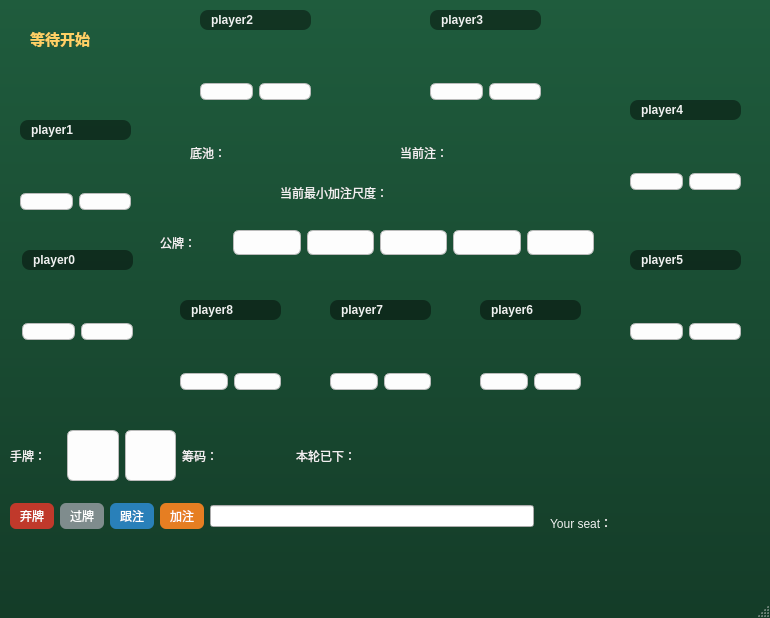
<?xml version="1.0" encoding="UTF-8"?>
<ui version="4.0">
 <class>MainWindow</class>
 <widget class="QMainWindow" name="MainWindow">
  <property name="geometry">
   <rect>
    <x>0</x>
    <y>0</y>
    <width>770</width>
    <height>618</height>
   </rect>
  </property>
  <property name="windowTitle">
   <string>MainWindow</string>
  </property>
  <property name="styleSheet">
   <string notr="true">QMainWindow {
    background: qlineargradient(x1:0, y1:0, x2:0, y2:1, stop:0 #1f5c3d, stop:1 #143c28);
}
QLabel {
    color: #f0f0f0;
}
QLabel#info {
    font-size: 15px;
    font-weight: bold;
    color: #ffd166;
}
QLabel#seat0, QLabel#seat1, QLabel#seat2, QLabel#seat3, QLabel#seat4,
QLabel#seat5, QLabel#seat6, QLabel#seat7, QLabel#seat8 {
    background-color: rgba(0, 0, 0, 110);
    border-radius: 8px;
    padding: 3px 8px;
    font-weight: bold;
}
QLabel#b0, QLabel#b1, QLabel#b2, QLabel#b3, QLabel#b4,
QLabel#hole1, QLabel#hole2,
QLabel#h0a, QLabel#h0b, QLabel#h1a, QLabel#h1b, QLabel#h2a, QLabel#h2b,
QLabel#h3a, QLabel#h3b, QLabel#h4a, QLabel#h4b, QLabel#h5a, QLabel#h5b,
QLabel#h6a, QLabel#h6b, QLabel#h7a, QLabel#h7b, QLabel#h8a, QLabel#h8b {
    background-color: #fdfdfd;
    color: #222222;
    border: 1px solid #bbbbbb;
    border-radius: 6px;
    font-weight: bold;
    qproperty-alignment: AlignCenter;
}
QLabel#handrank0, QLabel#handrank1, QLabel#handrank2, QLabel#handrank3,
QLabel#handrank4, QLabel#handrank5, QLabel#handrank6, QLabel#handrank7,
QLabel#handrank8 {
    color: #ffd166;
    font-weight: bold;
}
QLabel#mySeat, QLabel#potNum, QLabel#curNum, QLabel#myChips, QLabel#myBet {
    color: #ffd166;
    font-weight: bold;
}
QPushButton#fold {
    background-color: #c0392b; color: white; border-radius: 6px; padding: 4px 10px;
}
QPushButton#fold:hover { background-color: #e74c3c; }
QPushButton#check {
    background-color: #7f8c8d; color: white; border-radius: 6px; padding: 4px 10px;
}
QPushButton#check:hover { background-color: #95a5a6; }
QPushButton#call {
    background-color: #2980b9; color: white; border-radius: 6px; padding: 4px 10px;
}
QPushButton#call:hover { background-color: #3498db; }
QPushButton#raise {
    background-color: #e67e22; color: white; border-radius: 6px; padding: 4px 10px;
}
QPushButton#raise:hover { background-color: #f39c12; }
QPushButton:disabled {
    background-color: #555555; color: #999999;
}
QSpinBox#raiseTo {
    background-color: #ffffff; border-radius: 4px; padding: 2px;
}</string>
  </property>
  <widget class="QWidget" name="centralwidget">
   <widget class="QLabel" name="info">
    <property name="geometry">
     <rect>
      <x>30</x>
      <y>30</y>
      <width>67</width>
      <height>17</height>
     </rect>
    </property>
    <property name="text">
     <string>等待开始</string>
    </property>
   </widget>
   <widget class="QWidget" name="layoutWidget">
    <property name="geometry">
     <rect>
      <x>190</x>
      <y>140</y>
      <width>142</width>
      <height>25</height>
     </rect>
    </property>
    <layout class="QHBoxLayout" name="potRow">
     <item>
      <widget class="QLabel" name="label">
       <property name="text">
        <string>底池：</string>
       </property>
      </widget>
     </item>
     <item>
      <widget class="QLabel" name="potNum">
       <property name="text">
        <string/>
       </property>
      </widget>
     </item>
    </layout>
   </widget>
   <widget class="QWidget" name="layoutWidget">
    <property name="geometry">
     <rect>
      <x>400</x>
      <y>140</y>
      <width>161</width>
      <height>25</height>
     </rect>
    </property>
    <layout class="QHBoxLayout" name="curRow">
     <item>
      <widget class="QLabel" name="label_4">
       <property name="text">
        <string>当前注：</string>
       </property>
      </widget>
     </item>
     <item>
      <widget class="QLabel" name="curNum">
       <property name="text">
        <string/>
       </property>
      </widget>
     </item>
    </layout>
   </widget>
   <widget class="QWidget" name="layoutWidget">
    <property name="geometry">
     <rect>
      <x>10</x>
      <y>500</y>
      <width>524</width>
      <height>33</height>
     </rect>
    </property>
    <layout class="QHBoxLayout" name="actBTN">
     <item>
      <widget class="QPushButton" name="fold">
       <property name="text">
        <string>弃牌</string>
       </property>
      </widget>
     </item>
     <item>
      <widget class="QPushButton" name="check">
       <property name="text">
        <string>过牌</string>
       </property>
      </widget>
     </item>
     <item>
      <widget class="QPushButton" name="call">
       <property name="text">
        <string>跟注</string>
       </property>
      </widget>
     </item>
     <item>
      <widget class="QPushButton" name="raise">
       <property name="text">
        <string>加注</string>
       </property>
      </widget>
     </item>
     <item>
      <widget class="QLineEdit" name="raiseTo"/>
     </item>
    </layout>
   </widget>
   <widget class="QWidget" name="layoutWidget">
    <property name="geometry">
     <rect>
      <x>10</x>
      <y>430</y>
      <width>461</width>
      <height>51</height>
     </rect>
    </property>
    <layout class="QHBoxLayout" name="card">
     <item>
      <widget class="QLabel" name="label_2">
       <property name="text">
        <string>手牌：</string>
       </property>
      </widget>
     </item>
     <item>
      <widget class="QLabel" name="hole1">
       <property name="text">
        <string/>
       </property>
      </widget>
     </item>
     <item>
      <widget class="QLabel" name="hole2">
       <property name="text">
        <string/>
       </property>
      </widget>
     </item>
     <item>
      <widget class="QLabel" name="label_3">
       <property name="text">
        <string>筹码：</string>
       </property>
      </widget>
     </item>
     <item>
      <widget class="QLabel" name="myChips">
       <property name="text">
        <string/>
       </property>
      </widget>
     </item>
     <item>
      <widget class="QLabel" name="label_5">
       <property name="text">
        <string>本轮已下：</string>
       </property>
      </widget>
     </item>
     <item>
      <widget class="QLabel" name="myBet">
       <property name="text">
        <string/>
       </property>
      </widget>
     </item>
     <item>
      <widget class="QLabel" name="actText">
       <property name="text">
        <string/>
       </property>
      </widget>
     </item>
    </layout>
   </widget>
   <widget class="QWidget" name="layoutWidget">
    <property name="geometry">
     <rect>
      <x>160</x>
      <y>230</y>
      <width>434</width>
      <height>25</height>
     </rect>
    </property>
    <layout class="QHBoxLayout" name="boardcard">
     <item>
      <widget class="QLabel" name="label_11">
       <property name="text">
        <string>公牌：</string>
       </property>
      </widget>
     </item>
     <item>
      <widget class="QLabel" name="b0">
       <property name="text">
        <string/>
       </property>
      </widget>
     </item>
     <item>
      <widget class="QLabel" name="b1">
       <property name="text">
        <string/>
       </property>
      </widget>
     </item>
     <item>
      <widget class="QLabel" name="b2">
       <property name="text">
        <string/>
       </property>
      </widget>
     </item>
     <item>
      <widget class="QLabel" name="b3">
       <property name="text">
        <string/>
       </property>
      </widget>
     </item>
     <item>
      <widget class="QLabel" name="b4">
       <property name="text">
        <string/>
       </property>
      </widget>
     </item>
    </layout>
   </widget>
   <widget class="QWidget" name="layoutWidget">
    <property name="geometry">
     <rect>
      <x>550</x>
      <y>510</y>
      <width>131</width>
      <height>25</height>
     </rect>
    </property>
    <layout class="QHBoxLayout" name="seatRow">
     <item>
      <widget class="QLabel" name="label_6">
       <property name="text">
        <string>Your seat：</string>
       </property>
      </widget>
     </item>
     <item>
      <widget class="QLabel" name="mySeat">
       <property name="text">
        <string/>
       </property>
      </widget>
     </item>
    </layout>
   </widget>
   <widget class="QWidget" name="layoutWidget_2">
    <property name="geometry">
     <rect>
      <x>20</x>
      <y>120</y>
      <width>111</width>
      <height>113</height>
     </rect>
    </property>
    <layout class="QVBoxLayout" name="playerRow1">
     <item>
      <widget class="QLabel" name="seat1">
       <property name="text">
        <string>player1</string>
       </property>
      </widget>
     </item>
     <item>
      <widget class="QLabel" name="chips1">
       <property name="text">
        <string/>
       </property>
      </widget>
     </item>
     <item>
      <widget class="QLabel" name="act1">
       <property name="text">
        <string/>
       </property>
      </widget>
     </item>
     <item>
      <layout class="QHBoxLayout" name="horizontalLayout">
       <item>
        <widget class="QLabel" name="h1a">
         <property name="text">
          <string/>
         </property>
        </widget>
       </item>
       <item>
        <widget class="QLabel" name="h1b">
         <property name="text">
          <string/>
         </property>
        </widget>
       </item>
      </layout>
     </item>
     <item>
      <widget class="QLabel" name="handrank1">
       <property name="text">
        <string/>
       </property>
      </widget>
     </item>
    </layout>
   </widget>
   <widget class="QWidget" name="layoutWidget_3">
    <property name="geometry">
     <rect>
      <x>200</x>
      <y>10</y>
      <width>111</width>
      <height>113</height>
     </rect>
    </property>
    <layout class="QVBoxLayout" name="playerRow2">
     <item>
      <widget class="QLabel" name="seat2">
       <property name="text">
        <string>player2</string>
       </property>
      </widget>
     </item>
     <item>
      <widget class="QLabel" name="chips2">
       <property name="text">
        <string/>
       </property>
      </widget>
     </item>
     <item>
      <widget class="QLabel" name="act2">
       <property name="text">
        <string/>
       </property>
      </widget>
     </item>
     <item>
      <layout class="QHBoxLayout" name="horizontalLayout_3">
       <item>
        <widget class="QLabel" name="h2a">
         <property name="text">
          <string/>
         </property>
        </widget>
       </item>
       <item>
        <widget class="QLabel" name="h2b">
         <property name="text">
          <string/>
         </property>
        </widget>
       </item>
      </layout>
     </item>
     <item>
      <widget class="QLabel" name="handrank2">
       <property name="text">
        <string/>
       </property>
      </widget>
     </item>
    </layout>
   </widget>
   <widget class="QWidget" name="layoutWidget_4">
    <property name="geometry">
     <rect>
      <x>430</x>
      <y>10</y>
      <width>111</width>
      <height>113</height>
     </rect>
    </property>
    <layout class="QVBoxLayout" name="playerRow3">
     <item>
      <widget class="QLabel" name="seat3">
       <property name="text">
        <string>player3</string>
       </property>
      </widget>
     </item>
     <item>
      <widget class="QLabel" name="chips3">
       <property name="text">
        <string/>
       </property>
      </widget>
     </item>
     <item>
      <widget class="QLabel" name="act3">
       <property name="text">
        <string/>
       </property>
      </widget>
     </item>
     <item>
      <layout class="QHBoxLayout" name="horizontalLayout_6">
       <item>
        <widget class="QLabel" name="h3a">
         <property name="text">
          <string/>
         </property>
        </widget>
       </item>
       <item>
        <widget class="QLabel" name="h3b">
         <property name="text">
          <string/>
         </property>
        </widget>
       </item>
      </layout>
     </item>
     <item>
      <widget class="QLabel" name="handrank3">
       <property name="text">
        <string/>
       </property>
      </widget>
     </item>
    </layout>
   </widget>
   <widget class="QWidget" name="layoutWidget_5">
    <property name="geometry">
     <rect>
      <x>630</x>
      <y>100</y>
      <width>111</width>
      <height>113</height>
     </rect>
    </property>
    <layout class="QVBoxLayout" name="playerRow4">
     <item>
      <widget class="QLabel" name="seat4">
       <property name="text">
        <string>player4</string>
       </property>
      </widget>
     </item>
     <item>
      <widget class="QLabel" name="chips4">
       <property name="text">
        <string/>
       </property>
      </widget>
     </item>
     <item>
      <widget class="QLabel" name="act4">
       <property name="text">
        <string/>
       </property>
      </widget>
     </item>
     <item>
      <layout class="QHBoxLayout" name="horizontalLayout_5">
       <item>
        <widget class="QLabel" name="h4a">
         <property name="text">
          <string/>
         </property>
        </widget>
       </item>
       <item>
        <widget class="QLabel" name="h4b">
         <property name="text">
          <string/>
         </property>
        </widget>
       </item>
      </layout>
     </item>
     <item>
      <widget class="QLabel" name="handrank4">
       <property name="text">
        <string/>
       </property>
      </widget>
     </item>
    </layout>
   </widget>
   <widget class="QWidget" name="layoutWidget_6">
    <property name="geometry">
     <rect>
      <x>630</x>
      <y>250</y>
      <width>111</width>
      <height>113</height>
     </rect>
    </property>
    <layout class="QVBoxLayout" name="playerRow5">
     <item>
      <widget class="QLabel" name="seat5">
       <property name="text">
        <string>player5</string>
       </property>
      </widget>
     </item>
     <item>
      <widget class="QLabel" name="chips5">
       <property name="text">
        <string/>
       </property>
      </widget>
     </item>
     <item>
      <widget class="QLabel" name="act5">
       <property name="text">
        <string/>
       </property>
      </widget>
     </item>
     <item>
      <layout class="QHBoxLayout" name="horizontalLayout_4">
       <item>
        <widget class="QLabel" name="h5a">
         <property name="text">
          <string/>
         </property>
        </widget>
       </item>
       <item>
        <widget class="QLabel" name="h5b">
         <property name="text">
          <string/>
         </property>
        </widget>
       </item>
      </layout>
     </item>
     <item>
      <widget class="QLabel" name="handrank5">
       <property name="text">
        <string/>
       </property>
      </widget>
     </item>
    </layout>
   </widget>
   <widget class="QWidget" name="layoutWidget_7">
    <property name="geometry">
     <rect>
      <x>480</x>
      <y>300</y>
      <width>101</width>
      <height>113</height>
     </rect>
    </property>
    <layout class="QVBoxLayout" name="playerRow6">
     <item>
      <widget class="QLabel" name="seat6">
       <property name="text">
        <string>player6</string>
       </property>
      </widget>
     </item>
     <item>
      <widget class="QLabel" name="chips6">
       <property name="text">
        <string/>
       </property>
      </widget>
     </item>
     <item>
      <widget class="QLabel" name="act6">
       <property name="text">
        <string/>
       </property>
      </widget>
     </item>
     <item>
      <layout class="QHBoxLayout" name="horizontalLayout_7">
       <item>
        <widget class="QLabel" name="h6a">
         <property name="text">
          <string/>
         </property>
        </widget>
       </item>
       <item>
        <widget class="QLabel" name="h6b">
         <property name="text">
          <string/>
         </property>
        </widget>
       </item>
      </layout>
     </item>
     <item>
      <widget class="QLabel" name="handrank6">
       <property name="text">
        <string/>
       </property>
      </widget>
     </item>
    </layout>
   </widget>
   <widget class="QWidget" name="layoutWidget_8">
    <property name="geometry">
     <rect>
      <x>330</x>
      <y>300</y>
      <width>101</width>
      <height>113</height>
     </rect>
    </property>
    <layout class="QVBoxLayout" name="playerRow7">
     <item>
      <widget class="QLabel" name="seat7">
       <property name="text">
        <string>player7</string>
       </property>
      </widget>
     </item>
     <item>
      <widget class="QLabel" name="chips7">
       <property name="text">
        <string/>
       </property>
      </widget>
     </item>
     <item>
      <widget class="QLabel" name="act7">
       <property name="text">
        <string/>
       </property>
      </widget>
     </item>
     <item>
      <layout class="QHBoxLayout" name="horizontalLayout_8">
       <item>
        <widget class="QLabel" name="h7a">
         <property name="text">
          <string/>
         </property>
        </widget>
       </item>
       <item>
        <widget class="QLabel" name="h7b">
         <property name="text">
          <string/>
         </property>
        </widget>
       </item>
      </layout>
     </item>
     <item>
      <widget class="QLabel" name="handrank7">
       <property name="text">
        <string/>
       </property>
      </widget>
     </item>
    </layout>
   </widget>
   <widget class="QWidget" name="layoutWidget_9">
    <property name="geometry">
     <rect>
      <x>180</x>
      <y>300</y>
      <width>101</width>
      <height>113</height>
     </rect>
    </property>
    <layout class="QVBoxLayout" name="playerRow8">
     <item>
      <widget class="QLabel" name="seat8">
       <property name="text">
        <string>player8</string>
       </property>
      </widget>
     </item>
     <item>
      <widget class="QLabel" name="chips8">
       <property name="text">
        <string/>
       </property>
      </widget>
     </item>
     <item>
      <widget class="QLabel" name="act8">
       <property name="text">
        <string/>
       </property>
      </widget>
     </item>
     <item>
      <layout class="QHBoxLayout" name="horizontalLayout_9">
       <item>
        <widget class="QLabel" name="h8a">
         <property name="text">
          <string/>
         </property>
        </widget>
       </item>
       <item>
        <widget class="QLabel" name="h8b">
         <property name="text">
          <string/>
         </property>
        </widget>
       </item>
      </layout>
     </item>
     <item>
      <widget class="QLabel" name="handrank8">
       <property name="text">
        <string/>
       </property>
      </widget>
     </item>
    </layout>
   </widget>
   <widget class="QWidget" name="layoutWidget">
    <property name="geometry">
     <rect>
      <x>22</x>
      <y>250</y>
      <width>111</width>
      <height>113</height>
     </rect>
    </property>
    <layout class="QVBoxLayout" name="playerRow0">
     <item>
      <widget class="QLabel" name="seat0">
       <property name="text">
        <string>player0</string>
       </property>
      </widget>
     </item>
     <item>
      <widget class="QLabel" name="chips0">
       <property name="text">
        <string/>
       </property>
      </widget>
     </item>
     <item>
      <widget class="QLabel" name="act0">
       <property name="text">
        <string/>
       </property>
      </widget>
     </item>
     <item>
      <layout class="QHBoxLayout" name="horizontalLayout_2">
       <item>
        <widget class="QLabel" name="h0a">
         <property name="text">
          <string/>
         </property>
        </widget>
       </item>
       <item>
        <widget class="QLabel" name="h0b">
         <property name="text">
          <string/>
         </property>
        </widget>
       </item>
      </layout>
     </item>
     <item>
      <widget class="QLabel" name="handrank0">
       <property name="text">
        <string/>
       </property>
      </widget>
     </item>
    </layout>
   </widget>
   <widget class="QWidget" name="layoutWidget">
    <property name="geometry">
     <rect>
      <x>280</x>
      <y>180</y>
      <width>181</width>
      <height>25</height>
     </rect>
    </property>
    <layout class="QHBoxLayout" name="horizontalLayout_10">
     <item>
      <widget class="QLabel" name="label_7">
       <property name="text">
        <string>当前最小加注尺度：</string>
       </property>
      </widget>
     </item>
     <item>
      <widget class="QLabel" name="miniraise">
       <property name="text">
        <string/>
       </property>
      </widget>
     </item>
    </layout>
   </widget>
  </widget>
  <widget class="QMenuBar" name="menubar">
   <property name="geometry">
    <rect>
     <x>0</x>
     <y>0</y>
     <width>770</width>
     <height>28</height>
    </rect>
   </property>
  </widget>
  <widget class="QStatusBar" name="statusbar"/>
 </widget>
 <resources/>
 <connections/>
</ui>
